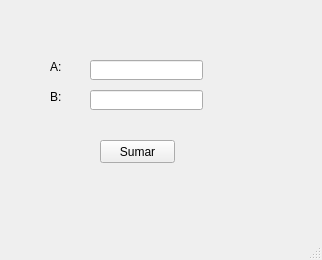
<?xml version="1.0" encoding="UTF-8"?>
<ui version="4.0">
 <class>MainWindow</class>
 <widget class="QMainWindow" name="MainWindow">
  <property name="geometry">
   <rect>
    <x>0</x>
    <y>0</y>
    <width>322</width>
    <height>260</height>
   </rect>
  </property>
  <property name="windowTitle">
   <string>MainWindow</string>
  </property>
  <widget class="QWidget" name="centralwidget">
   <widget class="QLabel" name="label">
    <property name="geometry">
     <rect>
      <x>50</x>
      <y>60</y>
      <width>47</width>
      <height>13</height>
     </rect>
    </property>
    <property name="text">
     <string>A:</string>
    </property>
   </widget>
   <widget class="QLabel" name="label_2">
    <property name="geometry">
     <rect>
      <x>50</x>
      <y>90</y>
      <width>47</width>
      <height>13</height>
     </rect>
    </property>
    <property name="text">
     <string>B:</string>
    </property>
   </widget>
   <widget class="QLineEdit" name="txt_a">
    <property name="geometry">
     <rect>
      <x>90</x>
      <y>60</y>
      <width>113</width>
      <height>20</height>
     </rect>
    </property>
   </widget>
   <widget class="QLineEdit" name="txt_b">
    <property name="geometry">
     <rect>
      <x>90</x>
      <y>90</y>
      <width>113</width>
      <height>20</height>
     </rect>
    </property>
   </widget>
   <widget class="QPushButton" name="btn_suma">
    <property name="geometry">
     <rect>
      <x>100</x>
      <y>140</y>
      <width>75</width>
      <height>23</height>
     </rect>
    </property>
    <property name="text">
     <string>Sumar</string>
    </property>
   </widget>
  </widget>
  <widget class="QMenuBar" name="menubar">
   <property name="geometry">
    <rect>
     <x>0</x>
     <y>0</y>
     <width>322</width>
     <height>21</height>
    </rect>
   </property>
  </widget>
  <widget class="QStatusBar" name="statusbar"/>
 </widget>
 <resources/>
 <connections/>
</ui>
